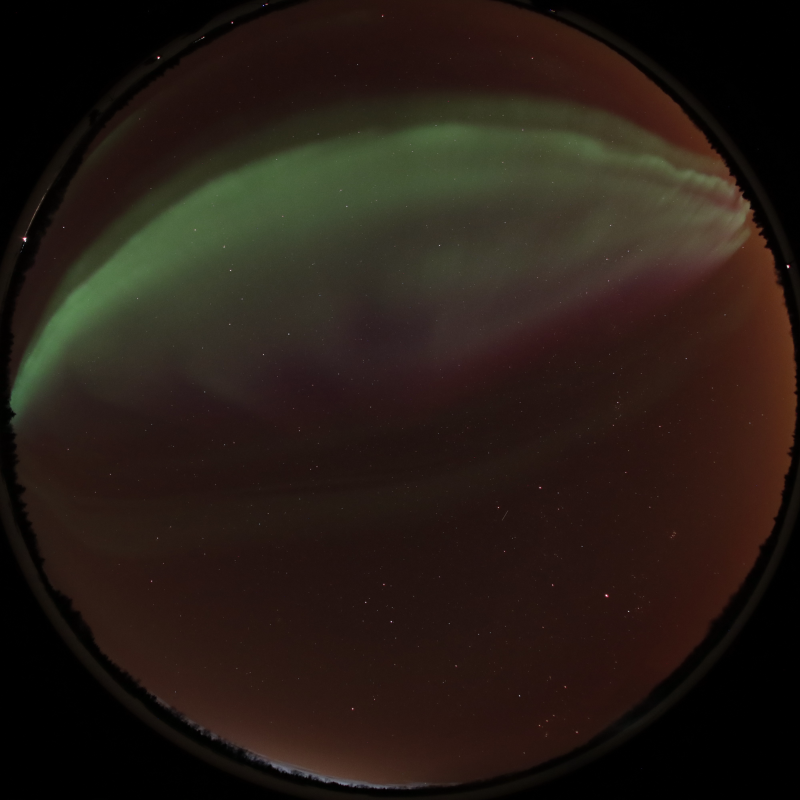
#> input picture asi_frame.jpg, 4000 x 4000 px (shown at 1/5 size)
$ jupyter execute --allow-errors notebook.ipynb
#> lines starting #> are read from the running program, lines starting #| are printed output that depends on the picture; after the words box and inside, x2 and y2 are one past the last pixel; in counts of white or black regions, pixels touching at a corner belong together
### star_cat_func.py
"""Starfield calibration functions."""
import numpy as np
import cv2
import astropy.units as u
from astropy.coordinates import SkyCoord, AltAz, EarthLocation
from astropy.time import Time
import pandas as pd


# [149 lines left out: functions load_data_image, get_star_centroids, simulate_starfield, create_img_from_xy, rotate_image, load_star_el_az, not called in this run]

### notebook.ipynb
# **Read Me** (for Daniel and Edward)

This is the work we have done with David and Moses last semester. Feel free to continue down the same notebook or start from a new one. You will need the `star_cat_func.py` library for some of the functions to work. The notebooks is organized as follows:
1. **Create a binary image for star extraction from the original All-Sky Imager image** (only one frame per video is enough; the camera remains still throughout the video). This star extraction is done using the `load_data_image` function with input parameters `ori_rotation` (the angle to rotate the image by to align it with true North up), `ori_img_center` (the pixel location of the center to rotate the image around), and `ori_brightness_threshold` (the pixel brightness threshold above which stars are detected, ranges from 0-255). Once the image is cleaned up, we create the `P` matrix containing the pixel coordinates of each star by finding the centroids of each star pixel cluster. This is done using the `get_star_centroids` function.
2. **Create a simulated sky image** using the observer's location and time of observation as inputs (based on the `star_catalog.csv`). We use the brightness parameter `Vmag_threshold` to filter out the stars that are too dim to be visible by the naked eye (and camera) from the catalog. Then we use the function `stars_to_polar_binary` with parameters `img_size` (pixel size of the simulated image, default=4000) and `point_size` (pixel size of each star, only relevant to visualize the image, default=1) to create the simulated image from the remaining stars.
3. **Distort the simulated image to best match the original image**. This is done using the `distort_image` function with parameters `t` (dilation from center, ranges 0-1), returning the matrix of distorted star pixel coordinates `Q`. For visualization, we can create a new distorted image using the `redraw_with_user_xy` function with `Q` as input.
4. **Calculate the distance matrix `D` to find the star pairs**. Once `D` is calculated, we match stars from `P` and `Q` based on proximity. Using the `max_dist` parameter, we can filter out the matches that are unreasonably far apart. _Note that some stars in `P` may get matched to two stars in `Q` and vice-versa; we still need to implement a filter for doublon matches!_
5. **Future work (your contribution!)**: We have used multiple parameters to optimize our fitting so far, including `ori_rotation`, `ori_img_center`, `ori_brightness_threshold` for processing of the original image, `Vmag_threshold` and `t` for the creation of the distorted simulated image, and `max_dist` for the filtering of unreasonable matches. In the example given in this notebook, the ground truth for `ori_rotation` and `ori_img_center` were used, and best guess estimates were used for `ori_brightness_threshold`, `Vmag_threshold`, `t`, and `max_dist`. The results are pretty good, but in a realistic scenario, we wouldn't know the truth values of `ori_rotation` and `ori_img_center`, and in order to make it fully automated, we would need the algorithm to make non-educated guesses for us. That's where ML comes in.

E.g.: The last part of the notebook presents a case where instead of choosing the truth value of `ori_rotation` as our first guess, we iterate over possible `ori_rotation` values from 0 to 90° and run the distance matching algorithm from there. By ensuring that we weigh the total distances by the number of stars matched for each value of `ori_rotation`, we find the correct truth value! But what if we don't know `ori_img_center` either? And what if we work with other images, would the same initial guesses work? That's for you to find out.

# **Library imports**

[cell 1]
import cv2
import numpy as np
import star_cat_func as st
import matplotlib.pyplot as plt
from tqdm import tqdm
from importlib import reload
reload(st)

# **1. Create a binary image for star extraction from a single frame of the original All-Sky Imager (ASI) footage**

[cell 2]
# Visualize the original image

ori_img_path = 'asi_frame.jpg'

ori_img = cv2.imread(ori_img_path, cv2.IMREAD_COLOR_RGB)
#> ori_img is the input picture: shape (4000, 4000, 3); mean B, G, R 21.3, 28.1, 38.4

plt.imshow(ori_img)

[cell 3]
# Create the binary image

ori_bright_thresh = 50  # estimated guess

ori_img_cleaned, O, ori_img_binary = st.load_data_image(img_path=ori_img_path,
                                                        ori_bright_thresh=ori_bright_thresh,
                                                        point_size=10)
#> in load_data_image, `img = cv2.imread(img_path)`:
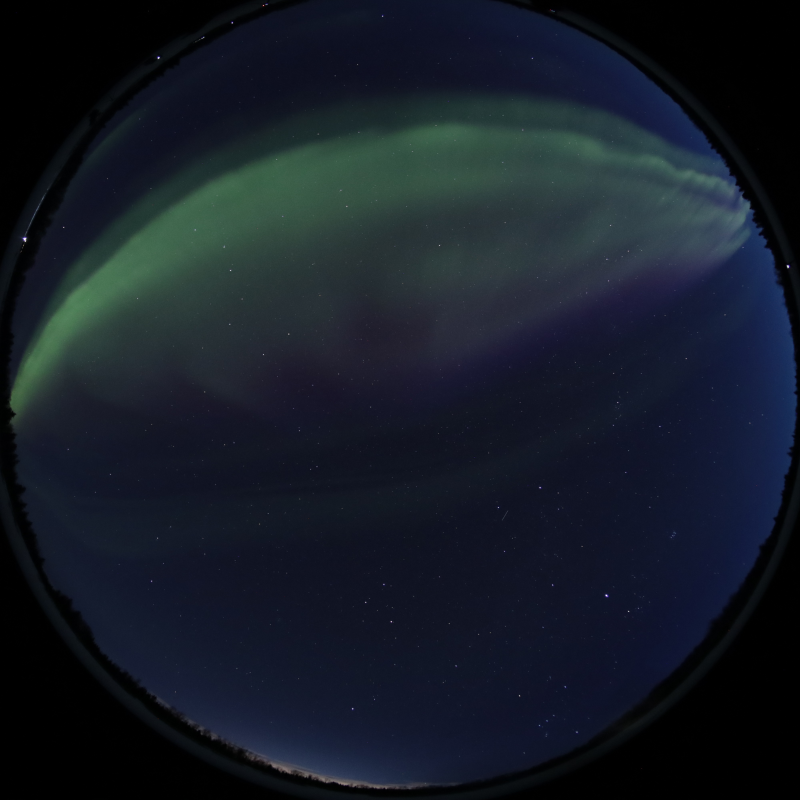
#> img: shape (4000, 4000, 3) (shown at 1/5 size); mean B, G, R 38.4, 28.1, 21.3
#> in load_data_image, `gray = cv2.cvtColor(img, cv2.COLOR_BGR2GRAY)`:
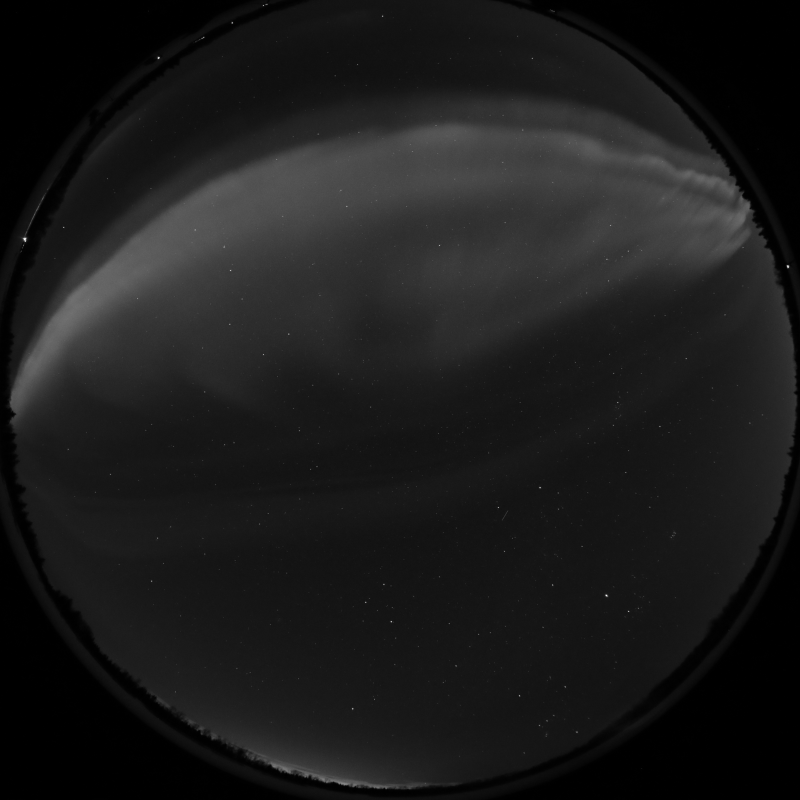
#> gray: shape (4000, 4000) (shown at 1/5 size); min 0, max 255, mean 27.3
#> in load_data_image, `_, thresh = cv2.threshold(stars_enhanced, ori_bright_thresh, 255, cv2...`:
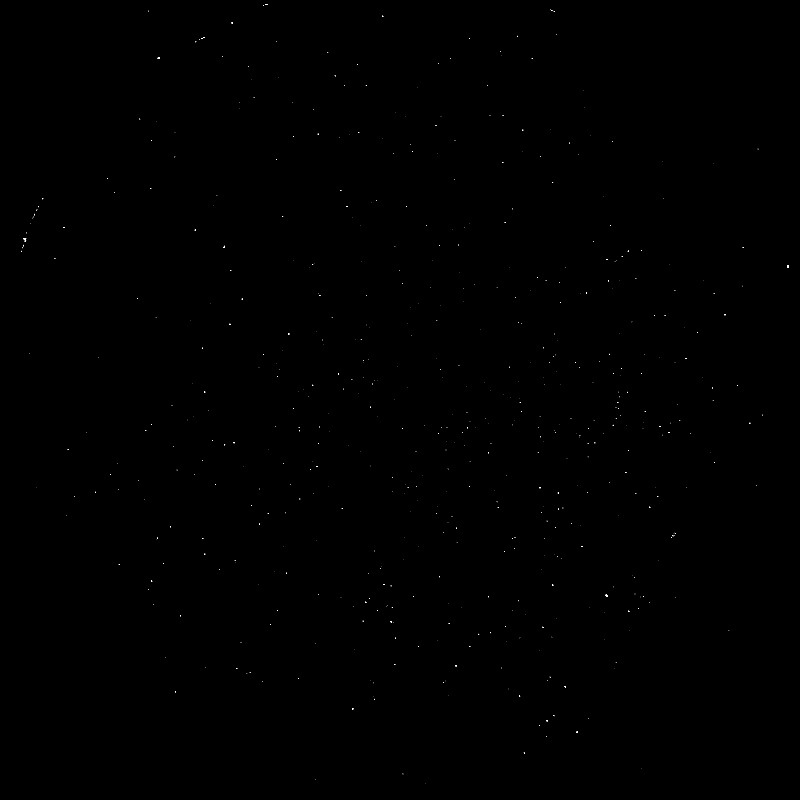
#> thresh: shape (4000, 4000) (shown at 1/5 size); 0.02% white in thin lines or dots
#> in get_star_centroids, `n, labels, stats, centroids = cv2.connectedComponentsWithStats(binary_..`: n = 90; stats = 90 rows, first 6: [0, 0, 4000, 4000, 15998553], [1331, 21, 3, 3, 9], [1315, 25, 4, 5, 19], [1911, 79, 5, 4, 18], [1159, 111, 5, 7, 29], [1016, 185, 6, 5, 23]; centroids = 90 pairs, first value 116 to 3939.2, second value 22 to 3661
#> in get_star_centroids, `filtered_centroids = [ centroids[i] for i in range(1, n) if min_area <..`: filtered_centroids = 89 pairs, first value 116 to 3939.2, second value 22 to 3661
#> in get_star_centroids, `centroids_array = np.array(filtered_centroids)`: centroids_array has the same summary as filtered_centroids
#> in load_data_image, `ori_xy = get_star_centroids(cleaned, min_area=min_area, max_area=max_a..`: ori_xy has the same summary as filtered_centroids in get_star_centroids
#> in load_data_image, `ori_xy_p = np.floor(ori_xy).astype(int)`: ori_xy_p = 89 pairs, first value 116 to 3939, second value 22 to 3661
#> in create_img_from_xy, `y_grid = (y[:, None] + dy[None, :])`:
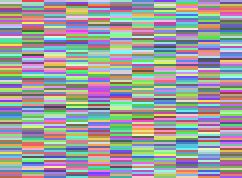
#> y_grid: shape (89, 121) int64 (shown 2 times larger); 877 distinct labels, from 17 to 3666; one colour per label, 0 black
#> in create_img_from_xy, `x_grid = (x[:, None] + dx[None, :])`:
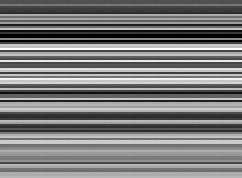
#> x_grid: shape (89, 121) int64 (shown 2 times larger); min 111, max 3944, mean 1972; drawn with min black and max white
#> in create_img_from_xy, `flat_idx = y_grid.ravel() * img_size + x_grid.ravel()`: flat_idx = 10769 values, max 14666890 at index 10768, min 69327 at index 0, mean 8270061.9
#> in load_data_image, `ori_img_binary = create_img_from_xy(x=ori_xy_p[:, 0], y=ori_xy_p[:, 1]..`:
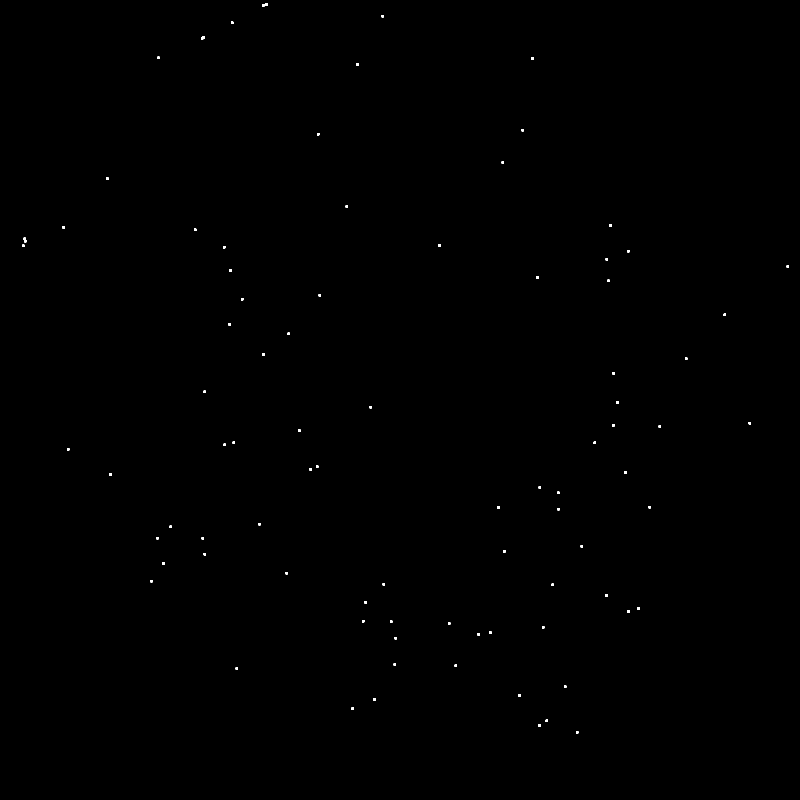
#> ori_img_binary: shape (4000, 4000) float64 (shown at 1/5 size); 0.07% white; 87 white regions, largest, box (x1, y1, x2, y2) and area: (118, 1189, 132, 1211) 242, (1005, 181, 1024, 197) 224, (1327, 17, 1338, 28) 121
#> O has the same summary as filtered_centroids in get_star_centroids

plt.imshow(ori_img_binary, cmap='gray')

# **2. Create simulated sky images**

[cell 4]
# Load star coordinates
camera_location = (65.0782920060381, -147.74736306279442, 161.57176208496094 + 9.314)  # (latitude N, longitude E, height above ellispoid (m))
observation_time = "2025-03-17 06:04:46"                                               # timestamp of the used ASI frame
star_cat_path = "star_catalog.csv"
Vmag_threshold = 3.5  # estimated guess for naked-eye visibility (see star catalog)

#> (the rest of this cell did not finish here and is left out)


# Linear simulated image
ori_img_center = (2019, 1946)  # truth value
ori_rotation = 12.6            # truth value
ori_img_size = ori_img.shape[0]

sim_img_xy_el_az_linear = st.simulate_starfield(el=el,
                                        az=az,
                                        ori_img_size=ori_img_size,
                                        ori_rotation=-ori_rotation,
                                        ori_img_center=ori_img_center,
                                        t=0)

S_linear = sim_img_xy_el_az_linear[:2, :].T
S_linear_p = S_linear.astype(int)

sim_img_linear = st.create_img_from_xy(x=S_linear_p[:, 0],
                                y=S_linear_p[:, 1],
                                img_size=ori_img_size,
                                point_size=10)

# Distorted simulated image
t = 0.7  # educated guess

sim_img_xy_el_az= st.simulate_starfield(el=el,
                                        az=az,
                                        ori_img_size=ori_img_size,
                                        ori_rotation=-ori_rotation,
                                        ori_img_center=ori_img_center,
                                        t=t)

S = sim_img_xy_el_az[:2, :].T
S_p = S.astype(int)

sim_img = st.create_img_from_xy(x=S_p[:, 0],
                                y=S_p[:, 1],
                                img_size=ori_img_size,
                                point_size=10)

# Figure of linear (white) vs distorted (red)
plt.figure(figsize=(12, 12))
plt.imshow(sim_img_linear, cmap='gray')
plt.scatter(S[:, 0], S[:, 1], s=1, c='red')
plt.xlim(0, sim_img_linear.shape[0])
plt.ylim(sim_img_linear.shape[1], 0)

# Figure of distorted
plt.figure(figsize=(12, 12))
plt.imshow(sim_img, cmap='gray')

# **4. Calculate the distance matrix to find star pairs$$ D = \sqrt(\mathbf{a}.\mathbf{1}_n^\top + \mathbf{1}_m.\mathbf{b}^\top - 2OS^\top)$$**

[cell 5]
# Distance matrix computation

m = len(O)
#> m = 89
#> (the rest of this cell did not finish here and is left out)

[cell 6]
# Find matching pairs (minimizing distance)

matches = []
dist = 0
#> (the rest of this cell did not finish here and is left out)

[cell 7]
# Check matched pairs in original image

plt.figure(figsize=(12, 12))
plt.imshow(ori_img_binary, cmap='gray')
plt.title("Original stars (O) with match labels")
plt.axis('off')

#> (the rest of this cell did not finish here and is left out)

[cell 8]
# Check matched pairs in the simulated image

plt.figure(figsize=(12, 12))
#> (the rest of this cell did not finish here and is left out)

[cell 9]
# Check the Big Dipper again to see if the function works correctly

fig, axes = plt.subplots(1, 2, figsize=(12,6))
xmin, xmax = 800, 1700
ymin, ymax = 1000, 2100

# Left: original image
axes[0].imshow(ori_img_binary, cmap='gray')
axes[0].set_title("Original (P)")
axes[0].set_xlim(xmin, xmax)
axes[0].set_ylim(ymax, ymin)
#> (the rest of this cell did not finish here and is left out)

# **Make it a function**

[cell 10]
from importlib import reload
reload(st)

def match_stars(ori_img_path, star_cat_path, observation_time, camera_location, ori_rotation, ori_img_center, ori_bright_thresh, t, Vmag_threshold, max_dist):

  # 1. Load original image

  ori_img_cleaned, O, ori_img_binary = st.load_data_image(img_path=ori_img_path,
                                                          ori_bright_thresh=ori_bright_thresh,
                                                          min_area=3,
                                                          max_area=200,
                                                          point_size=10)
#> in get_star_centroids, `n, labels, stats, centroids = cv2.connectedComponentsWithStats(binary_..`: n = 90
#> in get_star_centroids, `centroids_array = np.array(filtered_centroids)`: centroids_array has the same summary as filtered_centroids
#> in load_data_image, `ori_xy = get_star_centroids(cleaned, min_area=min_area, max_area=max_a..`: ori_xy has the same summary as filtered_centroids in get_star_centroids
#> O has the same summary as filtered_centroids in get_star_centroids
  ori_img_size = ori_img_binary.shape[0]

  # 2. Create (distorted) simulated image

  el, az = st.load_star_el_az(star_cat_path=star_cat_path,
                              Vmag_threshold=Vmag_threshold,
                              observation_time=observation_time,
                              camera_location=camera_location)

  sim_img_xy_el_az = st.simulate_starfield(el=el,
                                           az=az,
                                           ori_img_size=ori_img_size,
                                           ori_rotation=-ori_rotation,
                                           ori_img_center=ori_img_center,
                                           t=t)

  S = sim_img_xy_el_az[:2, :].T
  S_p = S.astype(int)

  sim_img = st.create_img_from_xy(x=S_p[:, 0],
                                  y=S_p[:, 1],
                                  img_size=ori_img_size,
                                  point_size=10)

  # 3. Calculate distance matrix

  m = len(O)
  n = len(S)

  onesM = np.ones(shape=(m, 1))
  onesN = np.ones(shape=(n, 1))

  a = np.diag(np.dot(O, O.T))
  b = np.diag(np.dot(S, S.T))

  a = a[:, None]
  b = b[:, None]

  D = np.sqrt(np.matmul(a, onesN.T) + np.matmul(onesM, b.T) - 2 * np.matmul(O, S.T))

  # 4. Match pairs

  matches = []
  dist = 0
  for i in range(D.shape[0]):
      j = np.argmin(D[i])
      dist_ij = D[i, j]
      matches.append((i, j, dist_ij))
  matches = np.array(matches)

  if max_dist is not None:
    filtered_matches = matches[matches[:, 2] < max_dist]
  else:
    filtered_matches = None

  return ori_img_binary, sim_img, matches, filtered_matches, D, O, S

[cell 11]
ori_img_path = 'asi_frame.jpg'
star_cat_path = 'star_catalog.csv'
observation_time = '2025-03-17 06:04:46'
camera_location = (65.0782920060381, -147.74736306279442, 161.57176208496094 + 9.314)
ori_rotation = 12.6
ori_bright_thresh = 50
ori_img_center = (2019, 1946)
t = 0.7
Vmag_threshold = 3.5
max_dist = 100

#> (the rest of this cell did not finish here and is left out)

[cell 12]
# Check the Big Dipper again to see if the function works correctly

fig, axes = plt.subplots(1, 2, figsize=(12,6))
xmin, xmax = 800, 1700
ymin, ymax = 1000, 2100

# Left: original image
axes[0].imshow(ori_img_binary, cmap='gray')
axes[0].set_title("Original (P)")
axes[0].set_xlim(xmin, xmax)
axes[0].set_ylim(ymax, ymin)
#> (the rest of this cell did not finish here and is left out)

# 5. Now optimize!
...over `ori_rotation`, `ori_img_center`, `t`, `Vmag_threshold`, `ori_bright_thresh`, `max_dist`, etc

[cell 13]
# Example, which ori_rotation gives the lowest total filtered distance?

ori_rotation_range = np.arange(0, 90)

total_distances = np.zeros(ori_rotation_range.size) * np.nan
total_num_stars = np.zeros(ori_rotation_range.size) * np.nan
#> (the rest of this cell did not finish here and is left out)

    total_distances[i] = np.sum(filtered_matches[:, 2])
    total_num_stars[i] = np.shape(filtered_matches)[0]

[cell 14]
plt.subplot(3, 1, 1)
plt.plot(ori_rotation_range, total_distances)
plt.title(f'Center: {ori_img_center[0], ori_img_center[1]}, t={t}, Vmag_threshold={Vmag_threshold}, \nori_bright_thresh={ori_bright_thresh}, max_dist={max_dist}')
plt.xlabel('Original rotation angle (degrees)')
plt.ylabel('Total filtered\ndistance (pixels)')
plt.vlines(12.6, total_distances.min(), total_distances.max(), color='r', ls='--', label='ground-truth=12.6°')
plt.legend()

plt.subplot(3, 1, 2)
plt.plot(ori_rotation_range, total_num_stars)
plt.xlabel('Original rotation angle (degrees)')
plt.ylabel('Total number of\nmatched pairs')
plt.vlines(12.6, total_num_stars.min(), total_num_stars.max(), color='r', ls='--')

plt.subplot(3, 1, 3)
weighted_distances = total_distances / total_num_stars
plt.plot(ori_rotation_range, weighted_distances)
plt.xlabel('Original rotation angle (degrees)')
plt.ylabel('Weighted total\nfiltered distance \npixels)')
plt.vlines(12.6, weighted_distances.min(), weighted_distances.max(), color='r', ls='--')

plt.tight_layout()

print(ori_rotation_range[np.argmin(weighted_distances)])
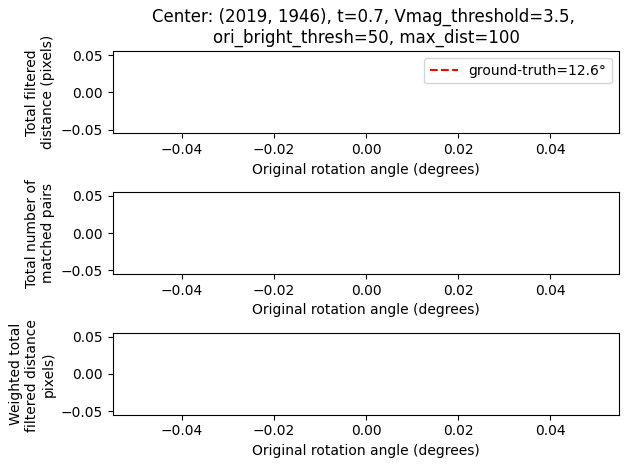
#> figure drawn by matplotlib, 3 panels

[cell 15]
# ...and what if we don't enforce a maximum distance for paired matches?

ori_rotation_range = np.arange(0, 90)
max_dist = 1e7

total_distances = np.zeros(ori_rotation_range.size) * np.nan
total_num_stars = np.zeros(ori_rotation_range.size) * np.nan
#> (the rest of this cell did not finish here and is left out)

    total_distances[i] = np.sum(matches[:, 2])
    total_num_stars[i] = np.shape(matches)[0]

[cell 16]
plt.subplot(3, 1, 1)
plt.plot(ori_rotation_range, total_distances)
plt.title(f'Center: {ori_img_center[0], ori_img_center[1]}, t={t}, Vmag_threshold={Vmag_threshold},\nori_bright_thresh={ori_bright_thresh}')
plt.xlabel('Original rotation angle (degrees)')
plt.ylabel('Total distance\n(pixels)')
plt.vlines(12.6, total_distances.min(), total_distances.max(), color='r', ls='--', label='ground-truth=12.6°')
plt.legend()

plt.subplot(3, 1, 2)
plt.plot(ori_rotation_range, total_num_stars)
plt.xlabel('Original rotation angle (degrees)')
plt.ylabel('Total number of\nmatched pairs')
plt.vlines(12.6, total_num_stars.min(), total_num_stars.max(), color='r', ls='--')

plt.subplot(3, 1, 3)
weighted_distances = total_distances / total_num_stars
plt.plot(ori_rotation_range, weighted_distances)
plt.xlabel('Original rotation angle (degrees)')
plt.ylabel('Weighted total\ndistance (pixels)')
plt.vlines(12.6, weighted_distances.min(), weighted_distances.max(), color='r', ls='--')

plt.tight_layout()

print(ori_rotation_range[np.argmin(weighted_distances)])
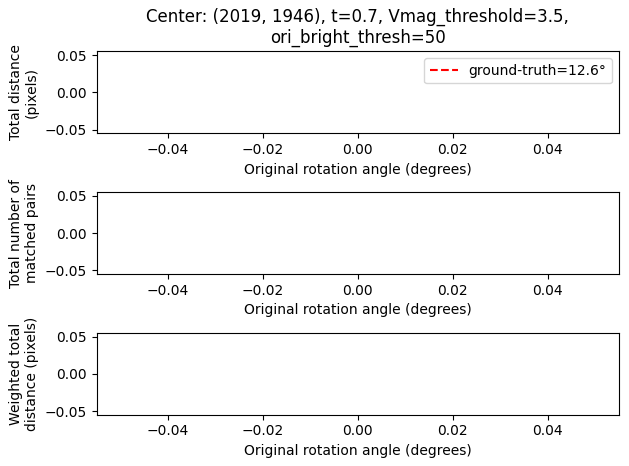
#> figure drawn by matplotlib, 3 panels
